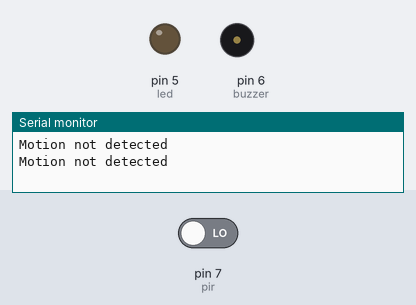
Simulated run of this sketch. Board: Arduino Uno, built with avr-gcc and run on an emulated ATmega328P. On the bench: output pins drawn as LEDs (lit = HIGH), buzzer (waves = sounding, pin HIGH), the last lines printed to the serial monitor. The test bench sets the inputs (shaded band); at power-on: pin 7 (pir) LOW.

Above: at 2.8 s.
2.9 s: pin 7 (pir) driven HIGH
At 3.3 s:
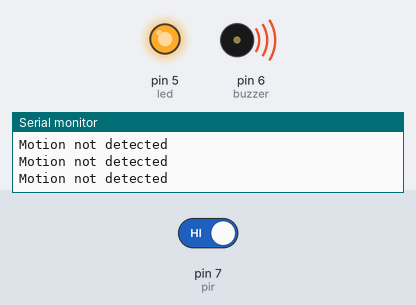
4.5 s: pin 7 (pir) driven LOW
At 6.0 s:
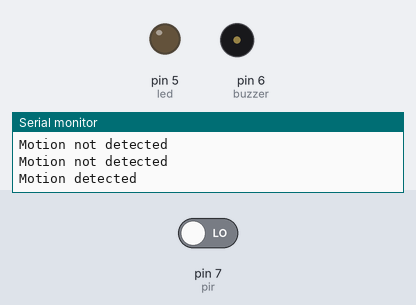
Timing chart, 0 to 7.5 s (numbered marks = the images above; inputs shaded):
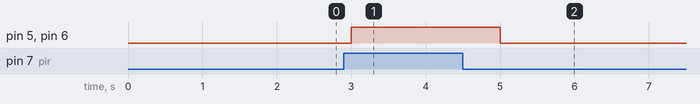

The sketch:

PIR_Alert.ino
```cpp
// Required Components:
// 1. PIR Motion Sensor - 1 unit (to detect motion)
// 2. Buzzer - 1 unit (to provide sound alert when motion is detected)
// 3. LED - 1 unit (to provide visual alert when motion is detected)
// 4. Arduino Board (e.g., Arduino Uno) - 1 unit
// 5. Jumper Wires for connections
// 6. Breadboard (optional for easier wiring)
// 7. Power Supply (from Arduino or external for buzzer and LED)

const int buzzer = 6;  // Initialize buzzer pin
const int led = 5;     // Initialize LED pin
const int pir = 7;     // Initialize PIR sensor pin

void setup() {
  // Setup the connected digital pins
  pinMode(buzzer, OUTPUT);  // Set buzzer as output
  pinMode(led, OUTPUT);     // Set LED as output
  pinMode(pir, INPUT);      // Set PIR sensor as input

  Serial.begin(9600);       // Begin serial communication at 9600 baud rate
}

void loop() {
  // If motion is detected (PIR sensor goes HIGH), turn on LED and buzzer
  if (digitalRead(pir) == HIGH) {
    digitalWrite(buzzer, HIGH);  // Turn on the buzzer
    digitalWrite(led, HIGH);     // Turn on the LED
    delay(2000);                 // Wait for 2 seconds
    Serial.println("Motion detected");  // Print message to the serial monitor
  }
  else {
    // If no motion is detected, turn off LED and buzzer
    digitalWrite(buzzer, LOW);   // Turn off the buzzer
    digitalWrite(led, LOW);      // Turn off the LED
    delay(1000);                 // Wait for 1 second
    Serial.println("Motion not detected");  // Print message to the serial monitor
  }
}
```

Measured:
- after the input at 2.9 s, pin 5 (led), pin 6 (buzzer): LOW → HIGH after 0.10 s
- after the input at 4.5 s, pin 5 (led), pin 6 (buzzer): HIGH → LOW after 0.50 s
